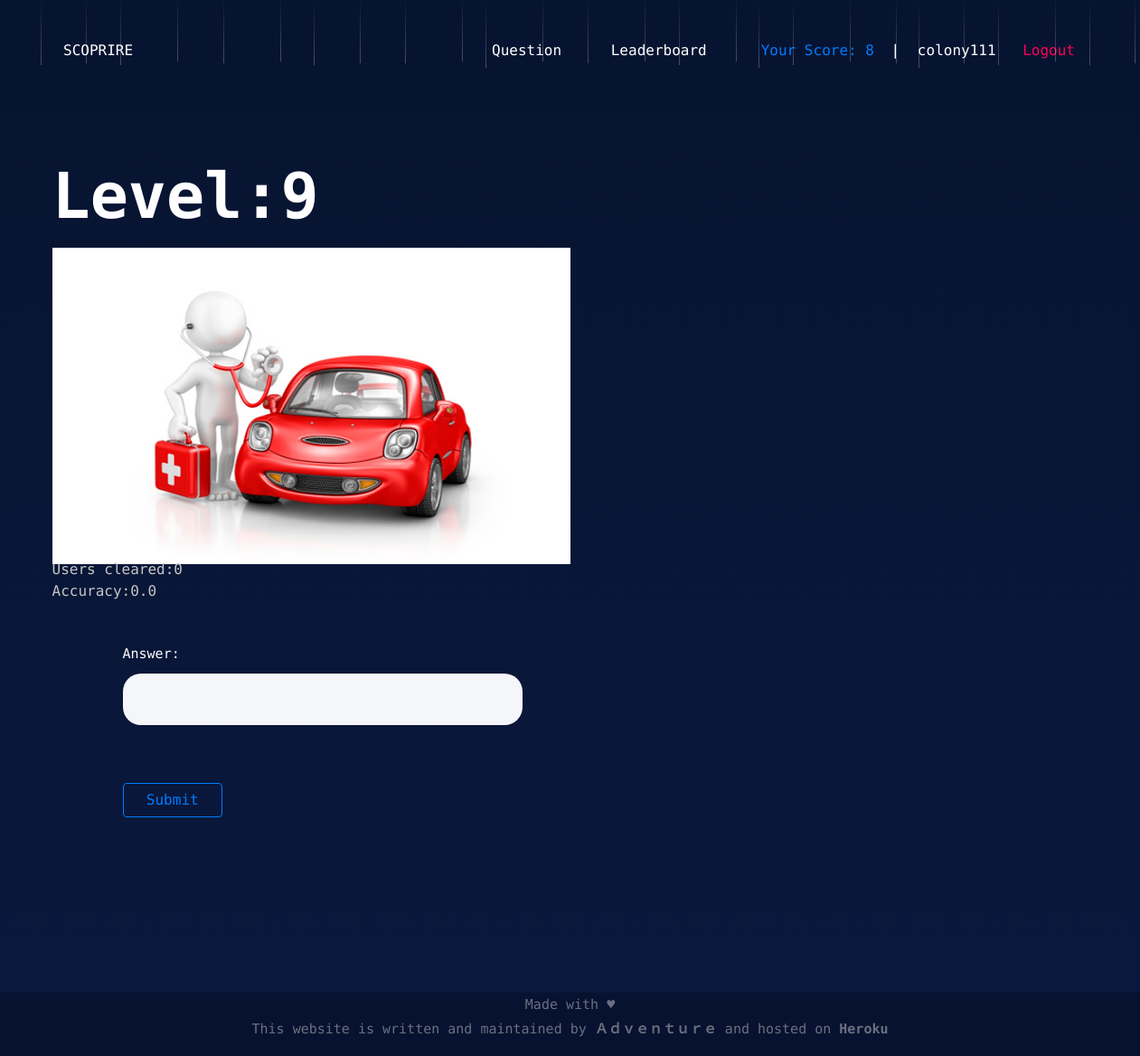
Before: /question/ (signed in) with the older database file.
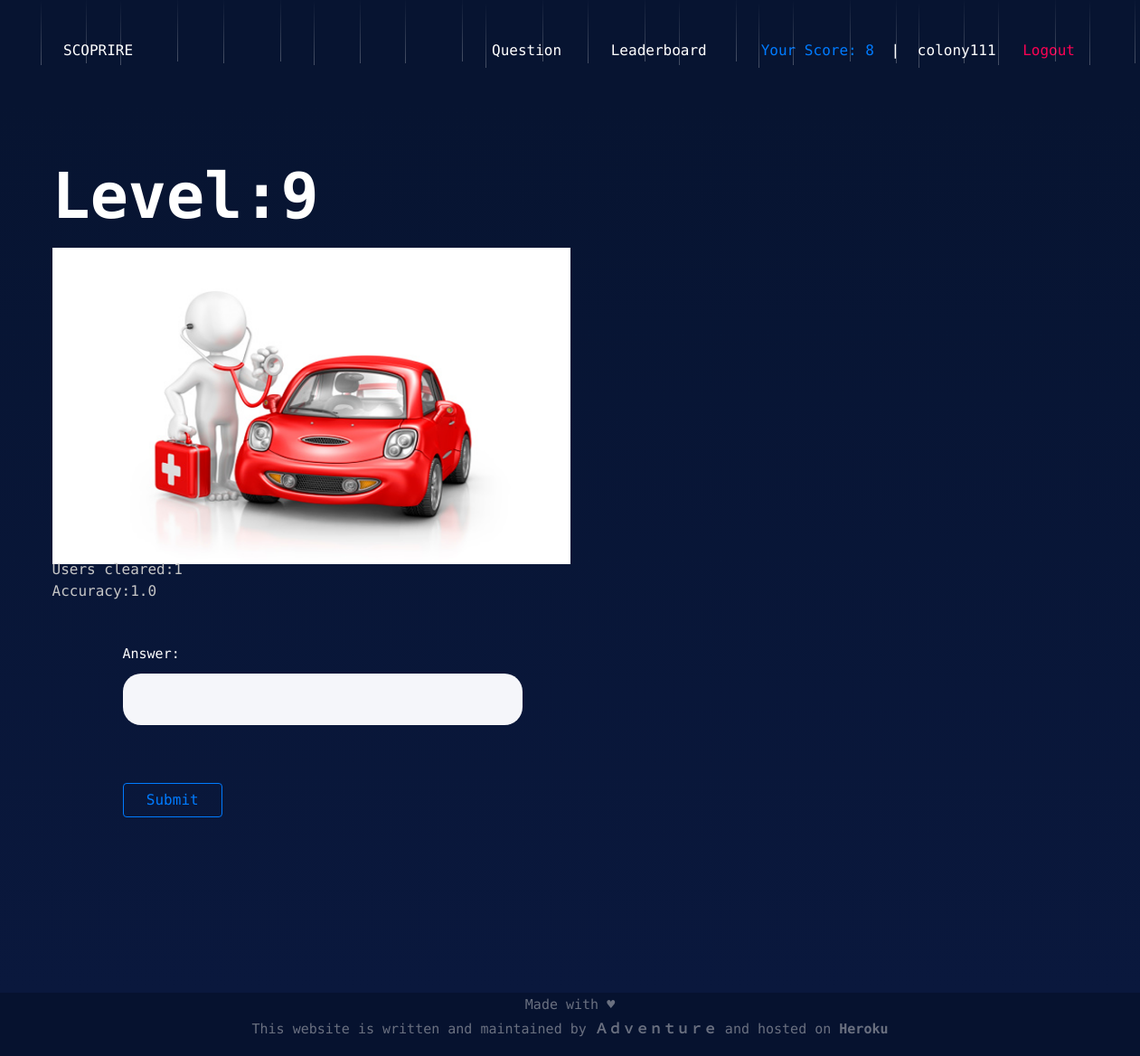
After: the same page with the newer database file.
### treasurehunt/models.py (models this page shows, shortened)
class level(models.Model):
    l_number = models.IntegerField()
    numuser = models.IntegerField(default=0)
    accuracy = models.FloatField(default=0)
    wrong = models.IntegerField(default=0)

### treasurehunt/views.py (the view)
# urls.py: path('question/', views.question, name="question"),
@login_required
def question(request):
    question_fixed = [
        '0', '1', '2', '3', '4', '5', '6',
        '7', '8', '9', '10',
        '11', '12', '13','14','15','16','17','18','19','20','21','22','23','24','25','26','27','28','29'  ]
    current_user = request.user
    sc = models.Score.objects.get(user__exact=current_user)
    ans_fixed = models.AnswerChecker.objects.get(index__exact=sc.score)
    level = models.level.objects.get(l_number=sc.score+1)
    if sc.score == 10:
        return render(request, 'treasurehunt/hunt_win.html',{'score':sc.score})
    else:
        if request.method == 'POST':
            question_form = forms.Answer(data=request.POST)
            if question_form.is_valid():
                ans = question_form.cleaned_data['answer']
                if ans.lower() == ans_fixed.ans_value():
                    sc.score = sc.score + 1
                    sc.timestamp = datetime.datetime.now()
                    sc.save()
                    level.numuser = level.numuser + 1
                    level.accuracy = round(level.numuser/(float(level.numuser + level.wrong)),2)
                    level.save()
                    anslog='Level: '+str(sc.score+1) +' user: '+str(current_user)+' answer: '+str(ans)
                    print(colored(anslog,'green'))
                    return render(request, 'treasurehunt/level_transition.html',{'score':sc.score})
                else:
                    level.wrong=level.wrong+1
                    level.save()
                    anslog='Level: '+str(sc.score+1) +' user: '+str(current_user)+' answer: '+str(ans)
                    print(colored(anslog,'red'))
                    return render(request, 'treasurehunt/level_fail.html',{'score':sc.score})
            else:
                return render(
                    request, 'treasurehunt/question.html', {
                        'question_form': question_form,
                        'score': sc.score,
                        'question_fixed': question_fixed[sc.score],
                        'level':level
                    })
        else:
            question_form = forms.Answer()
        return render(
            request, 'treasurehunt/question.html', {
                'question_form': question_form,
                'score': sc.score,
                'question_fixed': question_fixed[sc.score],
                'level':level
            })

### treasurehunt/forms.py
class Answer(forms.ModelForm):
    answer = forms.CharField()
    class Meta():
        model = models.Answer
        fields = ('answer', )

### treasurehunt/templates/treasurehunt/question.html (shortened to what this page needs)
{% extends "treasurehunt/base.html" %}
{% load static %}
{% block content %}
<br><br><br><br><br>
	<div class="container-fluid">
		<div class="row">
			<div class="col-lg-6 p-0">
					<strong><h2>Level:{{level.l_number}} </h2></strong>
					<img src="{% static 'images/'%}{{question_fixed}}.png" type="image/png" width="600px" height="350px" alt="">
						<span>Users cleared:{{level.numuser}}</span><br><br>
						<span>Accuracy:{{level.accuracy}}</span>
					<div class="contact-warp">
						<form class="contact-from" method="POST" enctype="multipart/form-data">
							{{question_form.as_p}}
						</form>
						<input class="col-md-3 btn btn-outline-primary" type="submit" value="Submit">
				    </div>
			</div>
		</div>
	</div>
{% endblock content %}

### treasurehunt/templates/treasurehunt/base.html (shortened to what this page needs)
<!DOCTYPE html>
{% load pwa %}
{% load static%}
<html lang="zxx">
<head>
    <link rel="stylesheet" href="{% static 'styles/bootstrap.min.css' %}" />
    <link rel="stylesheet" href="https://stackpath.bootstrapcdn.com/font-awesome/4.7.0/css/font-awesome.min.css" />
    <link rel="stylesheet" href="{% static 'styles/owl.carousel.min.css' %}" />
    <link rel="stylesheet" href="{% static 'styles/slicknav.min.css' %}" />
    <link rel="stylesheet" href="{% static 'styles/style.css' %}" />
</head>
<body>
    <header class="header-section clearfix">
        <a href="{% url 'treasurehunt:index' %}" class="site-logo">
            SCOPRIRE
        </a>
        <div class="header-right">
            {% if user.is_authenticated %}
            <a href="#" class="login">Your Score: {{score}}</a>
            {% else %}
            <a href="{% static 'files/Rules.pdf'%}" class="hr-btn">Rules</a>
            {% endif %}
            <span>|</span>
            <div class="user-panel">
                {% if user.is_authenticated %}
                <a href="#" class="login">{{user.username}}</a>
                <a href="{% url 'treasurehunt:logout' %}" class="register">Logout</a>
                {% else %}
                <a href="{% url 'treasurehunt:login' %}" class="login">Login</a>
                <a href="{% url 'treasurehunt:register' %}" class="register">Create an account</a>
                {% endif  %}
            </div>
        </div>
        <ul class="main-menu">
            <li><a href="{% url 'treasurehunt:question' %}">Question</a></li>
            <li><a href="{% url 'treasurehunt:leaderboard' %}">Leaderboard</a></li>
        </ul>
    </header>
    <section class="mazha back-row-toggle splat-toggle">
        <div class="rain front-row">ddddd</div>
        <section class="hero-section">
            <div class="hero-slider owl-carousel">
                <div class="hs-item">
                    <div class="container">
                        {% block content%} {% endblock content%}
                    </div>
                </div>
            </div>
        </section>
    </section>
    <footer class="footer">
        <center>
            <div class="center-block">
                <p>
                    Made with ♥ <br>
                        This website is written and maintained by <strong>Ａｄｖｅｎｔｕｒｅ</strong> and hosted on
                        <strong>Heroku</strong>
                </p>
            </div>
        </center>
    </footer>
</body>
</html>

### treasurehunt/static/styles/style.css (style rules this page uses)
.mazha { height: 100%; margin: 0; overflow: hidden; background: linear-gradient(to bottom, #071431, #0a183d); }
.rain { position: absolute; left: 0; width: 100%; height: 10%; z-index: 2; }
.splat-toggle { top: 20px; }
.back-row-toggle { top: 90px; line-height: 12px; padding-top: 14px; }
body { height: 100%; background-color:#06122f; color: #c6c6c6; font-family: 'Roboto Mono', monospace; overflow: scroll }
h1, h2, h3, h4, h5, h6 { margin: 0; color: #fff; font-weight: 600; line-height: 1; }
h2 { font-size: 36px; }
p { font-size: 15px; color: #6a7080; line-height: 1.8; font-weight: 500; }
img { max-width: 100%; }
ul, ol { padding: 0; margin: 0; }
.header-section { padding-left: 55px; padding-right: 72px; background: #071431; }
.site-logo { display: inline-block; padding: 0; padding: 44px 15px; color: #fff; }
.header-right { float: right; padding: 44px 0; margin-left: 130px; }
.header-right .user-panel { display: inline-block; }
.header-right .user-panel a { font-size: 16px; color: #ffffff; margin: 0 10px; }
.header-right .user-panel .register { color: #fc0254; margin-right: 0; }
.header-right span { color: #fff; display: inline-block; padding-left: 9px; }
.main-menu { list-style: none; float: right; }
.main-menu li { display: inline-block; position: relative; }
.main-menu li a { display: block; font-size: 16px; color: #ffffff; padding: 44px 10px; margin-left: 60px; }
.main-menu li:first-child a { margin-left: 0; }
.hero-section { overflow: hidden; }
.hs-item { padding-bottom: 90px; display: -webkit-box; display: -ms-flexbox; display: flex; -webkit-box-align: center; -ms-flex-align: center; align-items: center; }
.hs-item h2 { color: #fff; font-size: 70px; margin-bottom: 25px; line-height: 0.9; position: relative; top: 50px; opacity: 0; }
.hs-item p { color: #ffffff; opacity: 0.6; margin-bottom: 50px; position: relative; top: 50px; opacity: 0; }
.owl-item.active .hs-item img, .owl-item.active .hs-item h2, .owl-item.active .hs-item p, .owl-item.active .hs-item .site-btn, .owl-item.active .hs-item .site-btn.sb-c2 { top: 0; opacity: 1; }
.owl-item.active .hs-item img { -webkit-transition: all 0.5s ease 0.2s; transition: all 0.5s ease 0.2s; }
.owl-item.active .hs-item h2 { -webkit-transition: all 0.5s ease 0.4s; transition: all 0.5s ease 0.4s; }
.owl-item.active .hs-item p { -webkit-transition: all 0.5s ease 0.6s; transition: all 0.5s ease 0.6s; }
.contact-warp { padding: 10px 53px 104px 78px; }
.contact-warp p { padding-top: 40px; margin-bottom: 50px; }
.contact-from input, .contact-from textarea { width: 100%; height: 57px; padding: 0 38px; border: none; border-radius: 20px; font-size: 14px; font-weight: 500; margin-bottom: 14px; color: #6a7080; background: #f5f6fa; }
@media (min-width: 1200px) { .container { max-width: 1176px; } }
@media only screen and (min-width: 1200px) and (max-width: 1360px) { .header-right { margin-left: 50px; } }
@media only screen and (min-width: 1200px) and (max-width: 1360px) { .main-menu li a { margin-left: 25px; } }

Changed rows visible on the page:
changed level: numuser "0" → "1"; accuracy "0.0" → "1.0"
